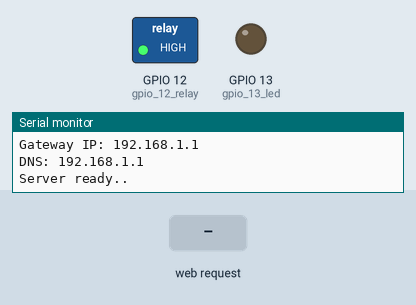
Simulated run of this sketch. Board: ESP8266 (NodeMCU). Parts: switched loads named in the sketch (green lamp = pin HIGH), output pins drawn as LEDs (lit = HIGH), the last lines printed to the serial monitor. The test bench sets the inputs (shaded band). WiFi joins after 1.5 s; servers stay silent unless stated.

Above: at 12.7 s.
12.8 s: HTTP request GET /off received
At 12.95 s:
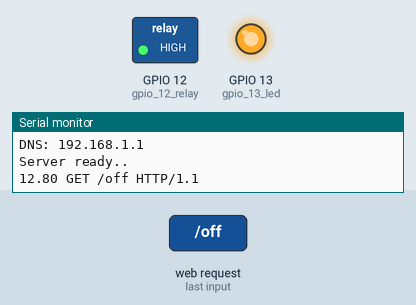
At 13.9 s:
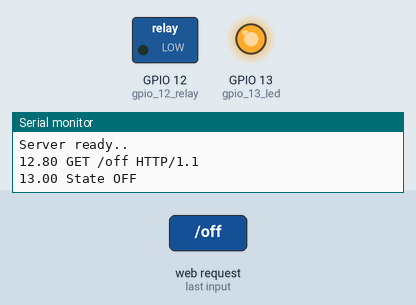
15.8 s: HTTP request GET /on received
At 15.95 s:
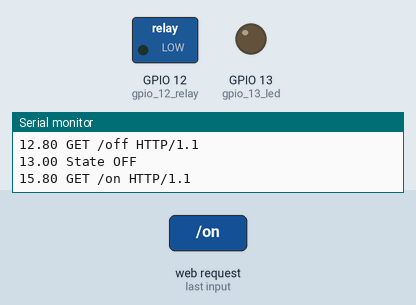
Timing chart, 0 to 18.8 s (numbered marks = the images above; inputs shaded):
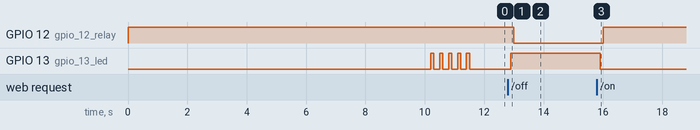

Measured:
- after the input at 12.8 s, GPIO 12 (gpio_12_relay): HIGH → LOW after 0.20 s; GPIO 13 (gpio_13_led): LOW → HIGH after 0.10 s
- after the input at 15.8 s, GPIO 12 (gpio_12_relay): LOW → HIGH after 0.20 s; GPIO 13 (gpio_13_led): HIGH → LOW after 0.10 s
- by itself, GPIO 13 (gpio_13_led): alternates HIGH for 0.10 s and LOW for 0.20 s, 9 changes in all, then stays LOW

The sketch:

sonoff_nOn.ino
```cpp
#include <ESP8266WiFi.h>

WiFiServer server(80);

// To flash the new software to our SONOFF, we have to start Sonoff in flash mode.
// Follow this steps process:Connection of USB converter to SONOFFHold down the SONOFF buttonToggle
// the switch to apply power to the Sonoff circuitThen, we can release the SONOFF buttonAfter SONOFF
// is in flash mode, we can upload new software.This program is very simple, so it is great for first flashing.

// Ip utilizzati  210, 212, 214, 216, 218

// Setup IP
IPAddress local_IP(192, 168, 1, 214);
IPAddress gateway(192, 168, 1, 1);
IPAddress subnet(255, 255, 255, 0);

// Replace with your network credentials
const char* ssid = "PistoniHome";
const char* password = "giaco1iren1dario";

String web_on_html = "1 <p><a href=\"on\"><button>ON</button></a>&nbsp;<a href=\"off\"><button>OFF</button></a></p>";
String web_off_html = "0 <p><a href=\"on\"><button>ON</button></a>&nbsp;<a href=\"off\"><button>OFF</button></a></p>";

int gpio_13_led = 13;
int gpio_12_relay = 12;

// NORMALY ON
int stato = 1;

//declare reset function @ address 0
void(*resetFunc) (void) = 0;

void setup(void)
{
  //  Init
  pinMode(gpio_13_led, OUTPUT);
  pinMode(gpio_12_relay, OUTPUT);

  // Stato di default
  digitalWrite(gpio_13_led, !stato);
  digitalWrite(gpio_12_relay, stato);

  Serial.begin(115200);
  delay(10000);

  // Setup Connessione
  if (!WiFi.config(local_IP, gateway, subnet))
  {
    Serial.println("STA Failed to configure");
  }
  Serial.println("Connecting to single wifi..");

  // Wait for multiple connection
  Serial.print("Try to Connect to WIFI");
  Serial.println(ssid);
  WiFi.begin(ssid, password);

  unsigned long tout = millis() + 10000;
  while (WiFi.status() != WL_CONNECTED && millis() < tout)
  {
    Serial.print(".");
    digitalWrite(gpio_13_led, LOW);
    delay(200);
    digitalWrite(gpio_13_led, HIGH);
    delay(100);
  }

  Serial.println("");
  Serial.println("WiFi connected!");
  Serial.print(ssid);
  Serial.print("IP address: ");
  Serial.println(WiFi.localIP());
  Serial.print("ESP Mac Address: ");
  Serial.println(WiFi.macAddress());
  Serial.print("Subnet Mask: ");
  Serial.println(WiFi.subnetMask());
  Serial.print("Gateway IP: ");
  Serial.println(WiFi.gatewayIP());
  Serial.print("DNS: ");
  Serial.println(WiFi.dnsIP());

  server.begin();
  Serial.println("Server ready..");
}


unsigned long currentTime = millis();
unsigned long previousTime = 0;
const long timeoutTime = 2000;
unsigned long last_io = millis();
static unsigned long last_act = 0;


void loop(void)
{
  WiFiClient client = server.available();

  if (client)
  {
    // If a new client connects,
    currentTime = millis();
    previousTime = currentTime;
    String header;

    while (client.connected() && currentTime - previousTime <= timeoutTime)
    {
      // loop while the client's connected
      currentTime = millis();
      if (client.available())
      {
        // if there's bytes to read from the client,
        char c = client.read();             // read a byte, then
        header += c;
        if (c == '\n')                      // if the byte is a newline character
        {
          Serial.print(millis()/1000.0);
          Serial.print(" ");
          Serial.print(header);

          // if the current line is blank, you got two newline characters in a row.
          // that's the end of the client HTTP request, so send a response:
          // turns the GPIOs on and off
          if (header.indexOf("GET /on") >= 0)
          {
            stato = HIGH;
            digitalWrite(gpio_13_led, stato);
            delay(100);
            digitalWrite(gpio_13_led, !stato);
            delay(100);
            Serial.print(millis()/1000.0);
            Serial.println(" State ON");
            last_io = millis();
          }
          else if (header.indexOf("GET /off") >= 0)
          {
            stato = LOW;
            digitalWrite(gpio_13_led, stato);
            delay(100);
            digitalWrite(gpio_13_led, !stato);
            delay(100);
            Serial.print(millis()/1000.0);
            Serial.println(" State OFF");
            last_io = millis();
          }

          // Response
          client.println("HTTP/1.1 200 OK");
          client.println("Content-type:text/html");
          client.println("Connection: close");
          client.println();

          if (stato)
            client.println(web_on_html);
          else
            client.println(web_off_html);
          break;
        }
      }
    }
  }

  //activity
  if ( millis() - last_act > 1000 )  // 30 sec
  {
    digitalWrite(gpio_13_led, stato);
    delay(5);
    last_act = millis();
  }


  //Force set on
  if ( millis() - last_io > 1000 * 60 * 10 ||  WiFi.status() != WL_CONNECTED ) // 10 minutes
  {
    Serial.print(millis()/1000.0);
    Serial.println(" FORCE SET ON");
    stato = true;
  }

  //restart
  if ( millis() - last_io > 1000 * 60 * 60 ||  WiFi.status() != WL_CONNECTED ) // 60 minutes
  {
    Serial.print(millis()/1000.0);
    Serial.println(" RESET");
    resetFunc();
  }

  digitalWrite(gpio_13_led, !stato);
  digitalWrite(gpio_12_relay, stato);
}
```
